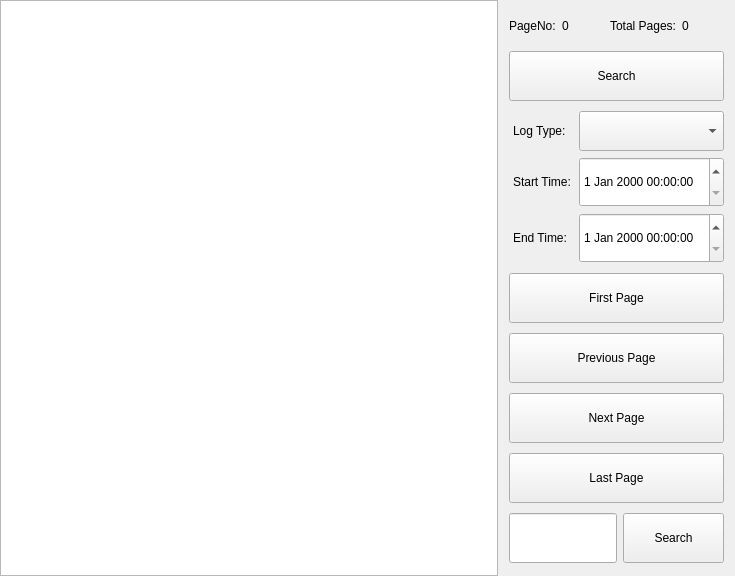
<?xml version="1.0" encoding="UTF-8"?>
<ui version="4.0">
 <class>LogPageClass</class>
 <widget class="QWidget" name="LogPageClass">
  <property name="geometry">
   <rect>
    <x>0</x>
    <y>0</y>
    <width>735</width>
    <height>576</height>
   </rect>
  </property>
  <property name="windowTitle">
   <string>logPage</string>
  </property>
  <layout class="QGridLayout" name="gridLayout">
   <property name="leftMargin">
    <number>0</number>
   </property>
   <property name="topMargin">
    <number>0</number>
   </property>
   <property name="rightMargin">
    <number>0</number>
   </property>
   <property name="bottomMargin">
    <number>0</number>
   </property>
   <property name="spacing">
    <number>0</number>
   </property>
   <item row="0" column="0">
    <layout class="QVBoxLayout" name="verticalLayout">
     <property name="spacing">
      <number>0</number>
     </property>
     <item>
      <widget class="QTableView" name="tableView">
       <property name="minimumSize">
        <size>
         <width>400</width>
         <height>0</height>
        </size>
       </property>
       <property name="lineWidth">
        <number>0</number>
       </property>
       <property name="showGrid">
        <bool>true</bool>
       </property>
       <property name="gridStyle">
        <enum>Qt::SolidLine</enum>
       </property>
       <attribute name="horizontalHeaderStretchLastSection">
        <bool>true</bool>
       </attribute>
       <attribute name="verticalHeaderStretchLastSection">
        <bool>false</bool>
       </attribute>
      </widget>
     </item>
    </layout>
   </item>
   <item row="0" column="1">
    <widget class="QWidget" name="widget" native="true">
     <property name="minimumSize">
      <size>
       <width>200</width>
       <height>0</height>
      </size>
     </property>
     <layout class="QVBoxLayout" name="verticalLayout_2">
      <property name="spacing">
       <number>10</number>
      </property>
      <item>
       <layout class="QHBoxLayout" name="horizontalLayout_2">
        <item>
         <widget class="QLabel" name="label_PageNoDes">
          <property name="minimumSize">
           <size>
            <width>0</width>
            <height>30</height>
           </size>
          </property>
          <property name="text">
           <string>PageNo:</string>
          </property>
         </widget>
        </item>
        <item>
         <widget class="QLabel" name="label_PageNo">
          <property name="minimumSize">
           <size>
            <width>0</width>
            <height>30</height>
           </size>
          </property>
          <property name="text">
           <string>0</string>
          </property>
         </widget>
        </item>
        <item>
         <widget class="QLabel" name="label_TotalPageDes">
          <property name="minimumSize">
           <size>
            <width>0</width>
            <height>30</height>
           </size>
          </property>
          <property name="text">
           <string>Total Pages:</string>
          </property>
         </widget>
        </item>
        <item>
         <widget class="QLabel" name="label_TotalPage">
          <property name="minimumSize">
           <size>
            <width>0</width>
            <height>30</height>
           </size>
          </property>
          <property name="text">
           <string>0</string>
          </property>
         </widget>
        </item>
       </layout>
      </item>
      <item>
       <widget class="QPushButton" name="btnSearch">
        <property name="minimumSize">
         <size>
          <width>60</width>
          <height>50</height>
         </size>
        </property>
        <property name="text">
         <string>Search</string>
        </property>
       </widget>
      </item>
      <item>
       <layout class="QFormLayout" name="formLayout_3">
        <property name="leftMargin">
         <number>4</number>
        </property>
        <item row="0" column="0">
         <widget class="QLabel" name="label">
          <property name="minimumSize">
           <size>
            <width>60</width>
            <height>40</height>
           </size>
          </property>
          <property name="text">
           <string>Log Type:</string>
          </property>
         </widget>
        </item>
        <item row="0" column="1">
         <widget class="QComboBox" name="cbxLogType">
          <property name="minimumSize">
           <size>
            <width>60</width>
            <height>40</height>
           </size>
          </property>
         </widget>
        </item>
        <item row="1" column="0">
         <widget class="QLabel" name="label_2">
          <property name="minimumSize">
           <size>
            <width>60</width>
            <height>50</height>
           </size>
          </property>
          <property name="text">
           <string>Start Time:</string>
          </property>
         </widget>
        </item>
        <item row="1" column="1">
         <widget class="QDateTimeEdit" name="dateTimeStart">
          <property name="minimumSize">
           <size>
            <width>60</width>
            <height>50</height>
           </size>
          </property>
         </widget>
        </item>
        <item row="2" column="0">
         <widget class="QLabel" name="label_3">
          <property name="minimumSize">
           <size>
            <width>60</width>
            <height>50</height>
           </size>
          </property>
          <property name="text">
           <string>End Time:</string>
          </property>
         </widget>
        </item>
        <item row="2" column="1">
         <widget class="QDateTimeEdit" name="dateTimeEnd">
          <property name="minimumSize">
           <size>
            <width>60</width>
            <height>50</height>
           </size>
          </property>
         </widget>
        </item>
       </layout>
      </item>
      <item>
       <widget class="QPushButton" name="btnFirstPage">
        <property name="minimumSize">
         <size>
          <width>60</width>
          <height>50</height>
         </size>
        </property>
        <property name="text">
         <string>First Page</string>
        </property>
       </widget>
      </item>
      <item>
       <widget class="QPushButton" name="btnPreviousPage">
        <property name="minimumSize">
         <size>
          <width>60</width>
          <height>50</height>
         </size>
        </property>
        <property name="text">
         <string>Previous Page</string>
        </property>
       </widget>
      </item>
      <item>
       <widget class="QPushButton" name="btnNextPage">
        <property name="minimumSize">
         <size>
          <width>60</width>
          <height>50</height>
         </size>
        </property>
        <property name="text">
         <string>Next Page</string>
        </property>
       </widget>
      </item>
      <item>
       <widget class="QPushButton" name="btnLastPage">
        <property name="minimumSize">
         <size>
          <width>60</width>
          <height>50</height>
         </size>
        </property>
        <property name="text">
         <string>Last Page</string>
        </property>
       </widget>
      </item>
      <item>
       <layout class="QHBoxLayout" name="horizontalLayout_10">
        <item>
         <widget class="QLineEdit" name="lineEdit">
          <property name="sizePolicy">
           <sizepolicy hsizetype="Fixed" vsizetype="Fixed">
            <horstretch>0</horstretch>
            <verstretch>0</verstretch>
           </sizepolicy>
          </property>
          <property name="minimumSize">
           <size>
            <width>60</width>
            <height>50</height>
           </size>
          </property>
         </widget>
        </item>
        <item>
         <widget class="QPushButton" name="btnContentSearch">
          <property name="minimumSize">
           <size>
            <width>60</width>
            <height>50</height>
           </size>
          </property>
          <property name="text">
           <string>Search</string>
          </property>
         </widget>
        </item>
       </layout>
      </item>
      <item>
       <spacer name="verticalSpacer">
        <property name="orientation">
         <enum>Qt::Vertical</enum>
        </property>
        <property name="sizeHint" stdset="0">
         <size>
          <width>20</width>
          <height>40</height>
         </size>
        </property>
       </spacer>
      </item>
     </layout>
    </widget>
   </item>
  </layout>
 </widget>
 <layoutdefault spacing="6" margin="11"/>
 <resources/>
 <connections/>
</ui>
